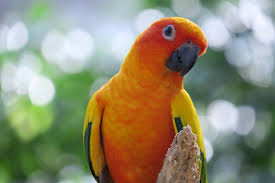
#> input picture sample.jpg, 275 x 183 px
$ jupyter execute lab3.ipynb   (shell and % lines are left out)
#> lines starting #> are read from the running program, lines starting #| are printed output that depends on the picture
[cell 1]
import cv2
import numpy as np
import matplotlib.pyplot as plt
from skimage.transform import resize

[cell 2]
image = cv2.imread('sample.jpg')
#> image is the input picture: shape (183, 275, 3); mean B, G, R 114.1, 140, 144.6

[cell 3]
image = cv2.cvtColor(image, cv2.COLOR_BGR2RGB)  # Convert to RGB for correct display in Matplotlib

# Display Original Image
plt.figure(figsize=(6,6))
plt.imshow(image)
plt.title('Original Image')
plt.axis('off')
plt.show()

[cell 4]
gray_image = cv2.cvtColor(image, cv2.COLOR_BGR2GRAY)
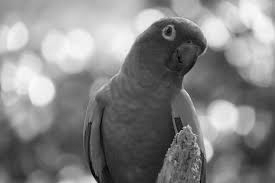
#> gray_image: shape (183, 275); min 1, max 251, mean 132.8

[cell 5]
plt.figure(figsize=(6,6))
plt.imshow(gray_image, cmap='gray')
plt.title('Grayscale Image')
plt.axis('off')
plt.show()

[cell 6]
bit_levels = [7, 6, 5, 4, 3, 2]
fig, axes = plt.subplots(2, 3, figsize=(12, 8))
axes = axes.ravel()

for i, bits in enumerate(bit_levels):
    reduced_image = (gray_image // (2 ** (8 - bits))) * (2 ** (8 - bits))
    axes[i].imshow(reduced_image, cmap='gray')
    axes[i].set_title(f'{bits}-bit Intensity Resolution')
    axes[i].axis('off')

plt.tight_layout()
plt.show()
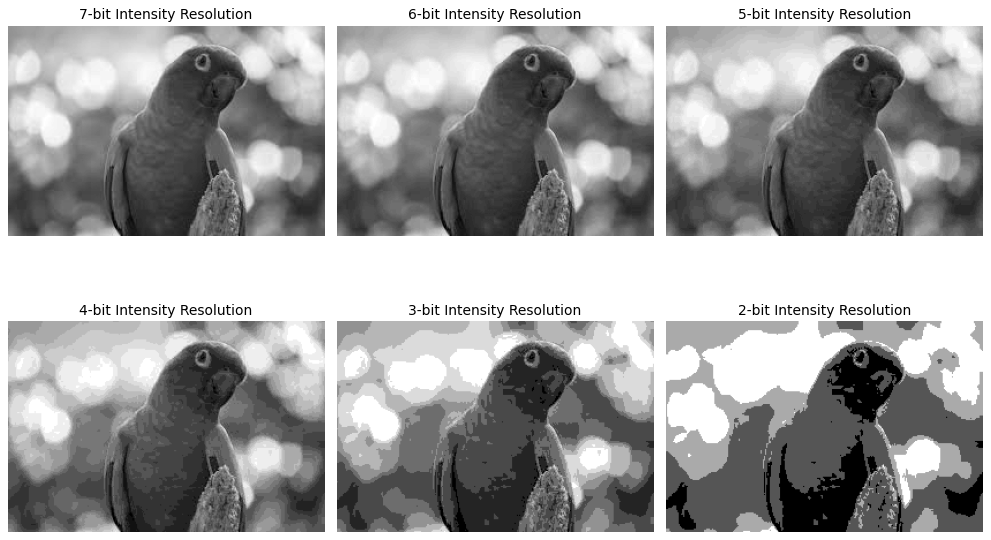
#> figure drawn by matplotlib, 6 panels

[cell 7]
scale_factors = [0.5, 0.25, 2, 4]  # Downscale and Upscale
fig, axes = plt.subplots(1, 4, figsize=(16, 4))

for i, scale in enumerate(scale_factors):
    new_size = (int(gray_image.shape[1] * scale), int(gray_image.shape[0] * scale))
    resized_image = cv2.resize(gray_image, new_size, interpolation=cv2.INTER_CUBIC)
    axes[i].imshow(resized_image, cmap='gray')
    axes[i].set_title(f'Scale {scale}x')
    axes[i].axis('off')
#> this loop made 4 passes
#> pass 1, `resized_image = cv2.resize(gray_image, new_size, interpolation=cv2.INT..`:
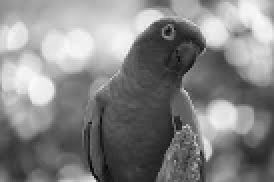
#> resized_image: shape (91, 137) (shown 2 times larger); min 2, max 250, mean 132.9
#> pass 2, `resized_image = cv2.resize(gray_image, new_size, interpolation=cv2.INT..`:
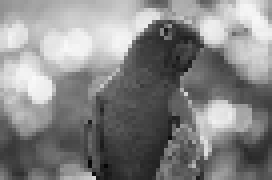
#> resized_image: shape (45, 68) (shown 4 times larger); min 6, max 250, mean 133

plt.tight_layout()
plt.show()
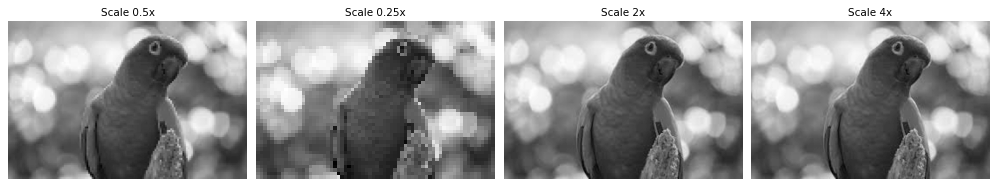
#> figure drawn by matplotlib, 4 panels

[cell 8]
interpolations = [cv2.INTER_NEAREST, cv2.INTER_LINEAR, cv2.INTER_CUBIC, cv2.INTER_LANCZOS4]
interpolation_names = ['Nearest', 'Bilinear', 'Bicubic', 'Lanczos']
fig, axes = plt.subplots(1, 4, figsize=(16, 4))

for i, interp in enumerate(interpolations):
    upscaled_image = cv2.resize(gray_image, (gray_image.shape[1] * 2, gray_image.shape[0] * 2), interpolation=interp)
    axes[i].imshow(upscaled_image, cmap='gray')
    axes[i].set_title(interpolation_names[i])
    axes[i].axis('off')

plt.tight_layout()
plt.show()

$ run again, with 1.png saved as sample.jpg
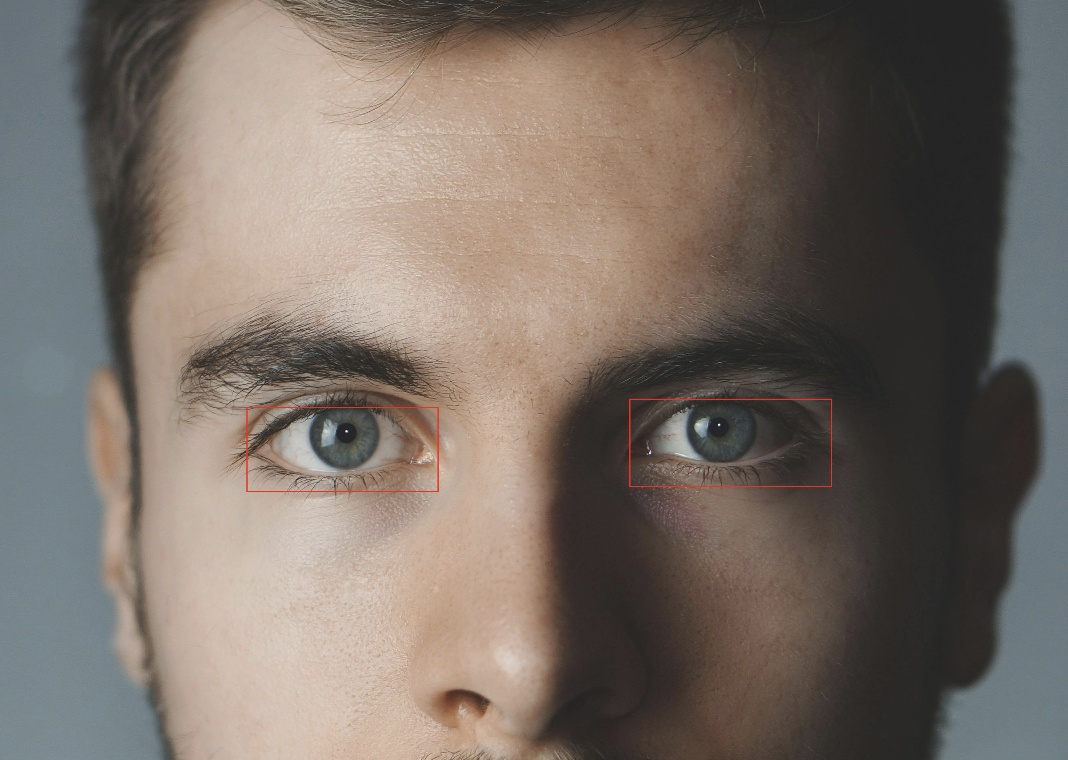
#> input picture 1.png, 1068 x 760 px
#> image is the input picture: shape (760, 1068, 3); mean B, G, R 102.1, 110.1, 120.6
#> `gray_image = cv2.cvtColor(image, cv2.COLOR_BGR2GRAY)`:
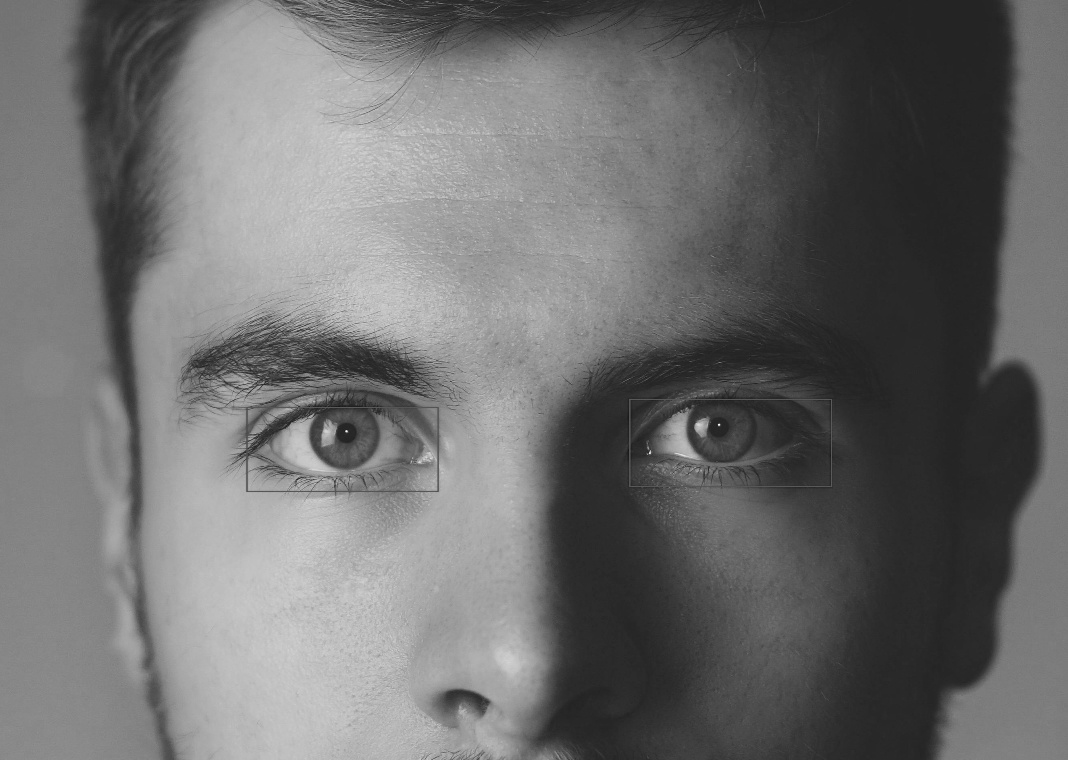
#> gray_image: shape (760, 1068); min 21, max 252, mean 108.9
#> `plt.show()`:
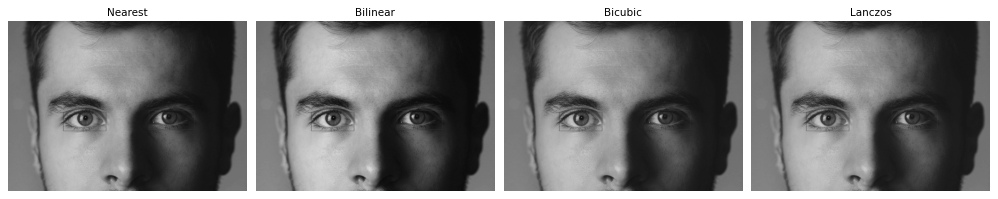
#> figure drawn by matplotlib, 4 panels
